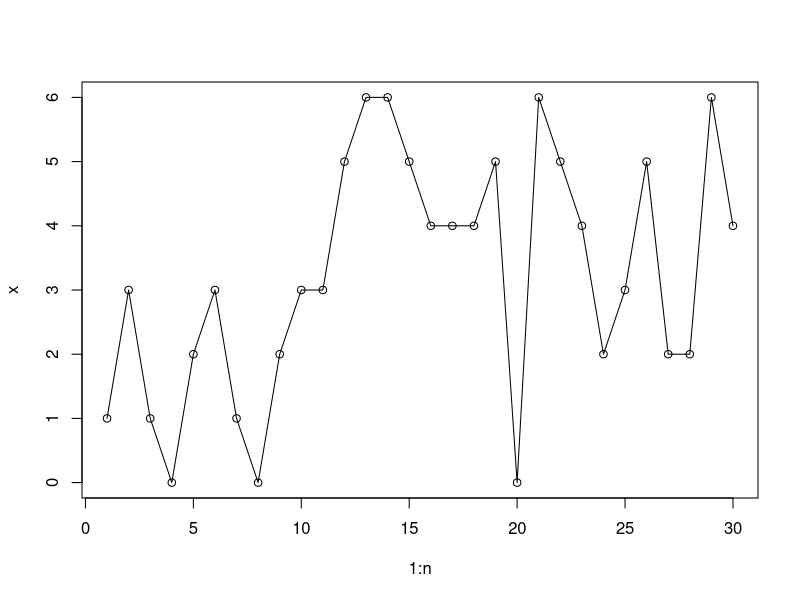
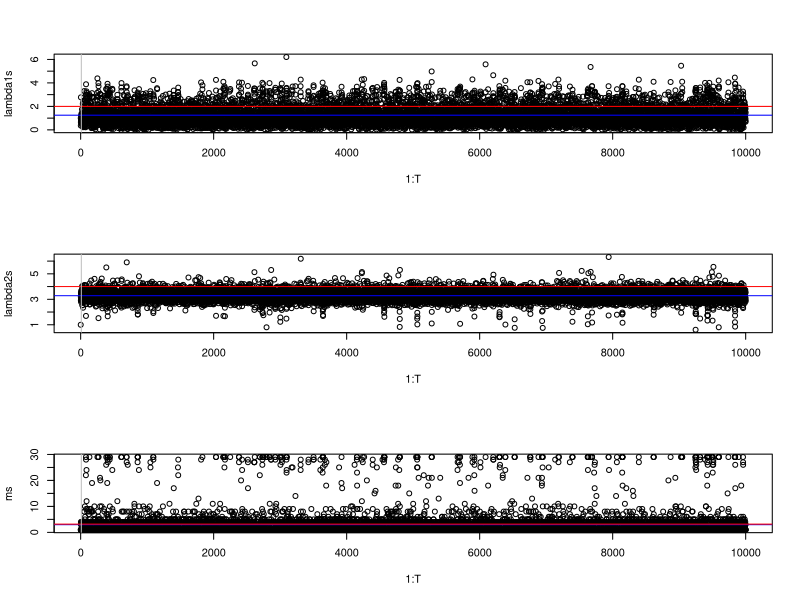
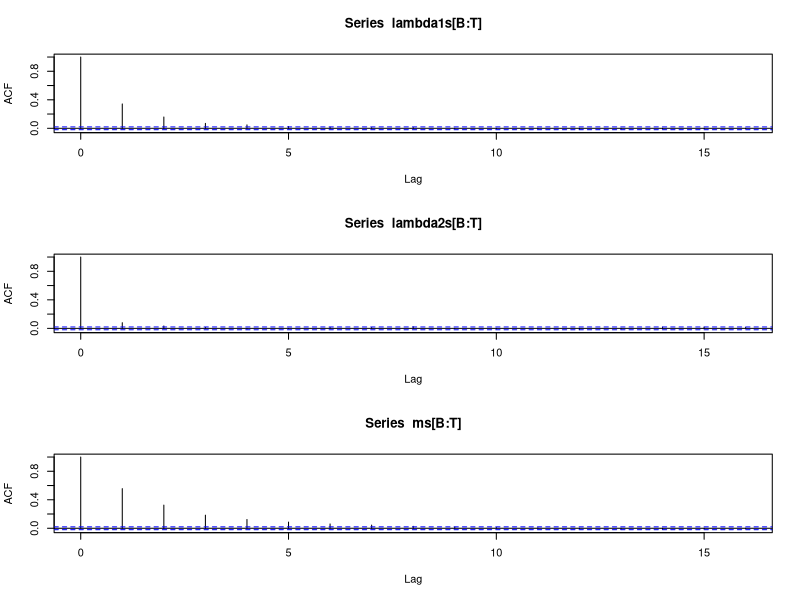
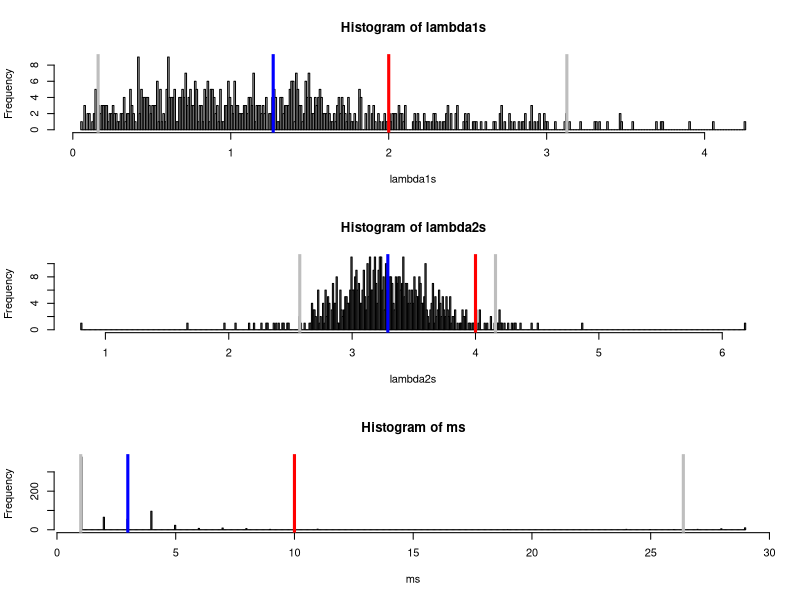

Write the R code that produced these figures, in order.
n = 30

true_lambda_1 = 2
true_lambda_2 = 4
true_m = 10


x = rpois(true_m, true_lambda_1)
x = c(x, rpois(n - true_m, true_lambda_2))

plot(1 : n, x, type = "o")
#plot

## hyperparams
alpha = 1
beta = 1

#chains
T = 10000
lambda1s = array(NA, T)
lambda2s = array(NA, T)
ms = array(NA, T)
#start positions
lambda1s[1] = 1
lambda2s[1] = 1
ms[1] = 1

for (t in 2 : T){
	m = ms[t - 1]
	lambda1 = rgamma(1, alpha + sum(x[1 : m]), m + beta)
	lambda2 = rgamma(1, alpha + sum(x[(m + 1) : n]), n - m + beta)
	
	#now we need to calculate all the m dist
	ln_p_m = function(m){
		if (m == 0){			
			sum(x[1 : n]) * log(lambda2) - sum(lgamma(x + 1))
		} else if (m == 30){
			(lambda2 - lambda1) * log(m) + sum(x[1 : m]) * log(lambda1) - sum(lgamma(x + 1))
		} else {
			(lambda2 - lambda1) * log(m) + sum(x[1 : m]) * log(lambda1) + sum(x[(m + 1) : n]) * log(lambda2)  - sum(lgamma(x + 1))
		}			
	}
	ln_m_dist = array(NA, n - 1)
	for (m in 1 : (n - 1)){
		ln_m_dist[m] = ln_p_m(m)
	}
	ln_m_dist	
	ln_m_dist = ln_m_dist - max(ln_m_dist)
	m_dist = exp(ln_m_dist) / sum(exp(ln_m_dist))
	
	
	lambda1s[t] = lambda1
	lambda2s[t] = lambda2
	ms[t] = sample(1 : (n - 1), 1, prob = m_dist)
}



###assess convergence
B = 10
par(mfrow = c(3, 1))

plot(1 : T, lambda1s)
abline(h = mean(lambda1s[B : T]), col = "blue")
abline(h = true_lambda_1, col = "red")
abline(v = B, col = "grey")

plot(1 : T, lambda2s)
abline(h = mean(lambda2s[B : T]), col = "blue")
abline(h = true_lambda_2, col = "red")
abline(v = B, col = "grey")

plot(1 : T, ms)
abline(h = mean(ms[B : T]), col = "blue")
abline(h = sqrt(true_m), col = "red")
abline(v = B, col = "grey")
#plot

##assess autocorrelation

par(mfrow = c(3, 1))

acf(lambda1s[B : T], xlim = c(0, 16))
acf(lambda2s[B : T], xlim = c(0, 16))
acf(ms[B : T], xlim = c(0, 16))
#plot

#burn and thin
lambda1s = lambda1s[B : T]
lambda1s = lambda1s[seq(1, T - B, by = 15)]
lambda2s = lambda2s[B : T]
lambda2s = lambda2s[seq(1, T - B, by = 15)]
ms = ms[B : T]
ms = ms[seq(1, T - B, by = 15)]


#look at posteriors with post-exp at 95% CI
par(mfrow = c(3, 1))


hist(lambda1s, br = 500)
abline(v = mean(lambda1s), col = "blue", lwd = 3)
abline(v = quantile(lambda1s, 0.025), col = "grey", lwd = 3)
abline(v = quantile(lambda1s, 0.975), col = "grey", lwd = 3)
abline(v = true_lambda_1, col = "red", lwd = 3)

hist(lambda2s, br = 500)
abline(v = mean(lambda2s), col = "blue", lwd = 3)
abline(v = quantile(lambda2s, 0.025), col = "grey", lwd = 3)
abline(v = quantile(lambda2s, 0.975), col = "grey", lwd = 3)
abline(v = true_lambda_2, col = "red", lwd = 3)

hist(ms, br = 500)
abline(v = mean(ms), col = "blue", lwd = 3)
abline(v = quantile(ms, 0.025), col = "grey", lwd = 3)
abline(v = quantile(ms, 0.975), col = "grey", lwd = 3)
abline(v = true_m, col = "red", lwd = 3)
#plot
